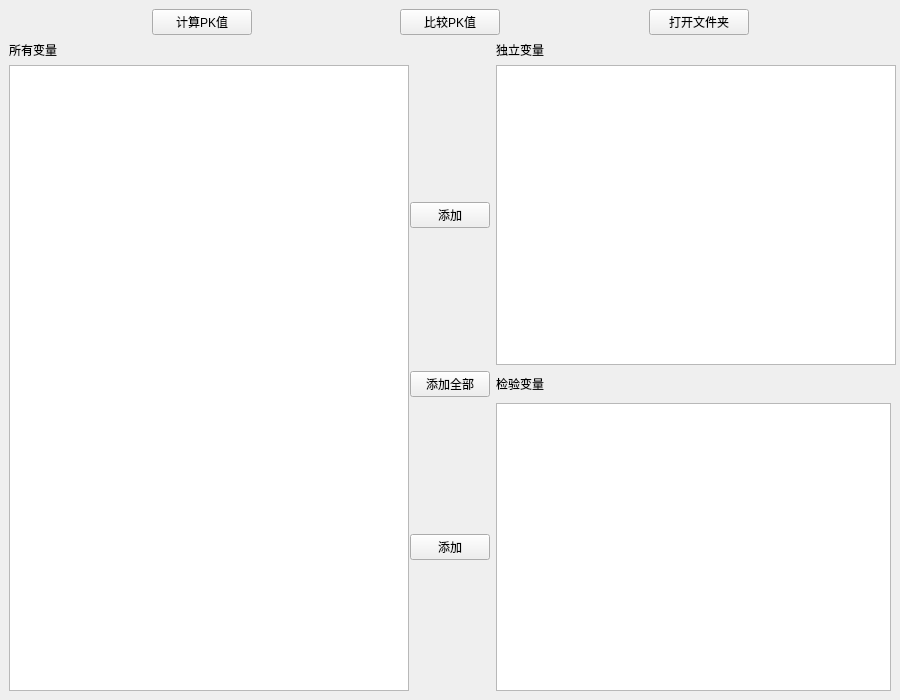
<?xml version="1.0" encoding="UTF-8"?>
<ui version="4.0">
 <class>MainWindow</class>
 <widget class="QMainWindow" name="MainWindow">
  <property name="windowModality">
   <enum>Qt::ApplicationModal</enum>
  </property>
  <property name="enabled">
   <bool>true</bool>
  </property>
  <property name="geometry">
   <rect>
    <x>0</x>
    <y>0</y>
    <width>900</width>
    <height>700</height>
   </rect>
  </property>
  <property name="sizePolicy">
   <sizepolicy hsizetype="Fixed" vsizetype="Fixed">
    <horstretch>0</horstretch>
    <verstretch>0</verstretch>
   </sizepolicy>
  </property>
  <property name="minimumSize">
   <size>
    <width>900</width>
    <height>700</height>
   </size>
  </property>
  <property name="maximumSize">
   <size>
    <width>905</width>
    <height>700</height>
   </size>
  </property>
  <property name="contextMenuPolicy">
   <enum>Qt::DefaultContextMenu</enum>
  </property>
  <property name="windowTitle">
   <string>计算PK</string>
  </property>
  <widget class="QWidget" name="centralwidget">
   <layout class="QGridLayout" name="gridLayout_2">
    <item row="2" column="2">
     <widget class="QListView" name="listView_y">
      <property name="sizePolicy">
       <sizepolicy hsizetype="Fixed" vsizetype="Fixed">
        <horstretch>0</horstretch>
        <verstretch>0</verstretch>
       </sizepolicy>
      </property>
      <property name="minimumSize">
       <size>
        <width>400</width>
        <height>300</height>
       </size>
      </property>
     </widget>
    </item>
    <item row="2" column="0" rowspan="3">
     <widget class="QListView" name="listView_all">
      <property name="sizePolicy">
       <sizepolicy hsizetype="Expanding" vsizetype="Expanding">
        <horstretch>0</horstretch>
        <verstretch>0</verstretch>
       </sizepolicy>
      </property>
      <property name="minimumSize">
       <size>
        <width>400</width>
        <height>0</height>
       </size>
      </property>
      <property name="maximumSize">
       <size>
        <width>400</width>
        <height>16777215</height>
       </size>
      </property>
     </widget>
    </item>
    <item row="3" column="1">
     <widget class="QPushButton" name="pushButton_all">
      <property name="sizePolicy">
       <sizepolicy hsizetype="Fixed" vsizetype="Fixed">
        <horstretch>0</horstretch>
        <verstretch>0</verstretch>
       </sizepolicy>
      </property>
      <property name="text">
       <string>添加全部</string>
      </property>
     </widget>
    </item>
    <item row="4" column="1">
     <widget class="QPushButton" name="pushButton_x">
      <property name="sizePolicy">
       <sizepolicy hsizetype="Fixed" vsizetype="Fixed">
        <horstretch>0</horstretch>
        <verstretch>0</verstretch>
       </sizepolicy>
      </property>
      <property name="text">
       <string>添加</string>
      </property>
     </widget>
    </item>
    <item row="4" column="2">
     <widget class="QListView" name="listView_x">
      <property name="sizePolicy">
       <sizepolicy hsizetype="Fixed" vsizetype="Expanding">
        <horstretch>0</horstretch>
        <verstretch>0</verstretch>
       </sizepolicy>
      </property>
      <property name="maximumSize">
       <size>
        <width>400</width>
        <height>16777215</height>
       </size>
      </property>
     </widget>
    </item>
    <item row="1" column="0">
     <widget class="QLabel" name="label_all">
      <property name="text">
       <string>所有变量</string>
      </property>
     </widget>
    </item>
    <item row="3" column="2">
     <widget class="QLabel" name="label_x">
      <property name="sizePolicy">
       <sizepolicy hsizetype="Preferred" vsizetype="Fixed">
        <horstretch>0</horstretch>
        <verstretch>0</verstretch>
       </sizepolicy>
      </property>
      <property name="text">
       <string>检验变量</string>
      </property>
     </widget>
    </item>
    <item row="2" column="1">
     <widget class="QPushButton" name="pushButton_y">
      <property name="sizePolicy">
       <sizepolicy hsizetype="Fixed" vsizetype="Fixed">
        <horstretch>0</horstretch>
        <verstretch>0</verstretch>
       </sizepolicy>
      </property>
      <property name="text">
       <string>添加</string>
      </property>
     </widget>
    </item>
    <item row="1" column="2">
     <widget class="QLabel" name="label_y">
      <property name="text">
       <string>独立变量</string>
      </property>
     </widget>
    </item>
    <item row="0" column="0" colspan="3">
     <layout class="QGridLayout" name="gridLayout">
      <item row="0" column="0">
       <spacer name="horizontalSpacer">
        <property name="orientation">
         <enum>Qt::Horizontal</enum>
        </property>
        <property name="sizeHint" stdset="0">
         <size>
          <width>40</width>
          <height>20</height>
         </size>
        </property>
       </spacer>
      </item>
      <item row="0" column="1">
       <widget class="QPushButton" name="pushButton_pk">
        <property name="minimumSize">
         <size>
          <width>100</width>
          <height>0</height>
         </size>
        </property>
        <property name="text">
         <string>计算PK值</string>
        </property>
       </widget>
      </item>
      <item row="0" column="2">
       <spacer name="horizontalSpacer_3">
        <property name="orientation">
         <enum>Qt::Horizontal</enum>
        </property>
        <property name="sizeHint" stdset="0">
         <size>
          <width>40</width>
          <height>20</height>
         </size>
        </property>
       </spacer>
      </item>
      <item row="0" column="3">
       <widget class="QPushButton" name="pushButton_pks">
        <property name="minimumSize">
         <size>
          <width>100</width>
          <height>0</height>
         </size>
        </property>
        <property name="text">
         <string>比较PK值</string>
        </property>
       </widget>
      </item>
      <item row="0" column="4">
       <spacer name="horizontalSpacer_4">
        <property name="orientation">
         <enum>Qt::Horizontal</enum>
        </property>
        <property name="sizeHint" stdset="0">
         <size>
          <width>40</width>
          <height>20</height>
         </size>
        </property>
       </spacer>
      </item>
      <item row="0" column="5">
       <widget class="QPushButton" name="pushButton_open_dir">
        <property name="minimumSize">
         <size>
          <width>100</width>
          <height>0</height>
         </size>
        </property>
        <property name="text">
         <string>打开文件夹</string>
        </property>
       </widget>
      </item>
      <item row="0" column="6">
       <spacer name="horizontalSpacer_2">
        <property name="orientation">
         <enum>Qt::Horizontal</enum>
        </property>
        <property name="sizeHint" stdset="0">
         <size>
          <width>40</width>
          <height>20</height>
         </size>
        </property>
       </spacer>
      </item>
     </layout>
    </item>
   </layout>
  </widget>
 </widget>
 <resources/>
 <connections/>
</ui>
